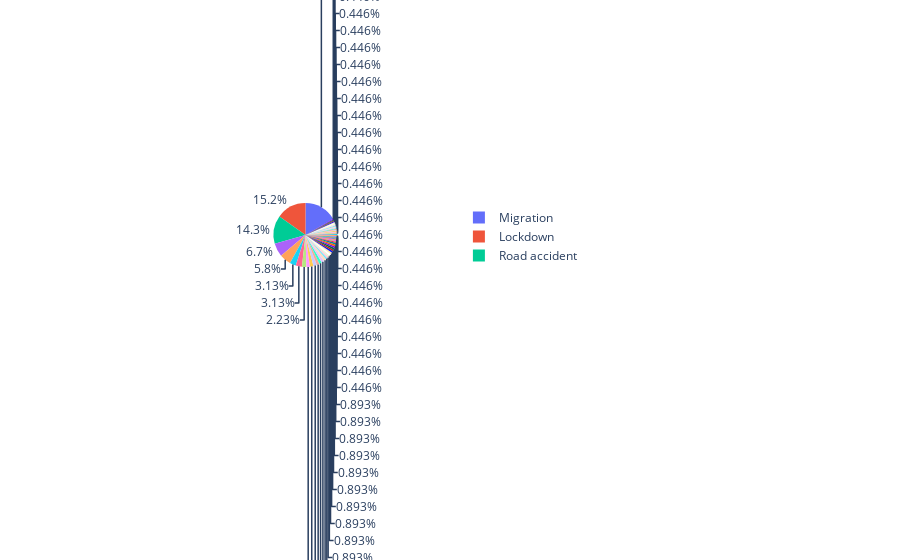

The code cell stored with this chart in its notebook:
### Code cell
fig = go.Figure(data=[go.Pie(labels = causes_and_deaths.index, values=causes_and_deaths)])
fig.show()

### Figure 1 — Plotly figure (JSON) as saved in the notebook; plotly's stock layout.template omitted (floating-point values rounded to 4 significant figures)
{"data": [{"labels": ["Access to care denied", "Asked to leave after lockdown", "Asphyxiation", "Assault", "Buried under snow", "Death", "Death by waiting in the sun", "Dehydration", "Delay in treatment", "Died under mysterious circumstances", "Drank aftershave", "Exhausation", "Exhaustion", "Farmer suicide", "Fear of infection", "Fear of lockdown", "Fear of police after escaping quaratine", "Forest fire", "Front-line medical staff work stress", "Got sick", "Had cancer", "Hate crime", "Health deterioration", "Home qurantine", "Icu closed", "Lack of transportation", "Lack of treatment", "Lack of work & food", "Lathicharge", "Left untreated by doctor due to lockdown", "Lockdown", "Lockdown caused loss of livelihood", "Lonliness", "Lost balance of the bike and hit divider while going home", "Medical emergency", "Medical negligance", "Migration", "No staff around", "Police beating", "Police brutality", "Quarantine", "Road accident", "Road blocked", "Roadblock", "Starvation", "Stigma", "Stray dog snatched a newborn", "Stuck under a pit during migration", "Sucide", "Suspected patient", "Travelled by moped with family", "Unclear - financial issues (not connected to covid directly) or isolation", "Walking", "Withdrawal"], "type": "pie", "values": [1, 1, 3, 1, 3, 2, 1, 1, 1, 1, 2, 1, 4, 1, 15, 1, 1, 4, 2, 1, 2, 1, 1, 3, 1, 1, 1, 1, 2, 1, 34, 1, 2, 1, 5, 1, 37, 1, 2, 1, 2, 32, 4, 7, 7, 1, 1, 3, 2, 1, 2, 1, 2, 13]}], "layout": {}}
